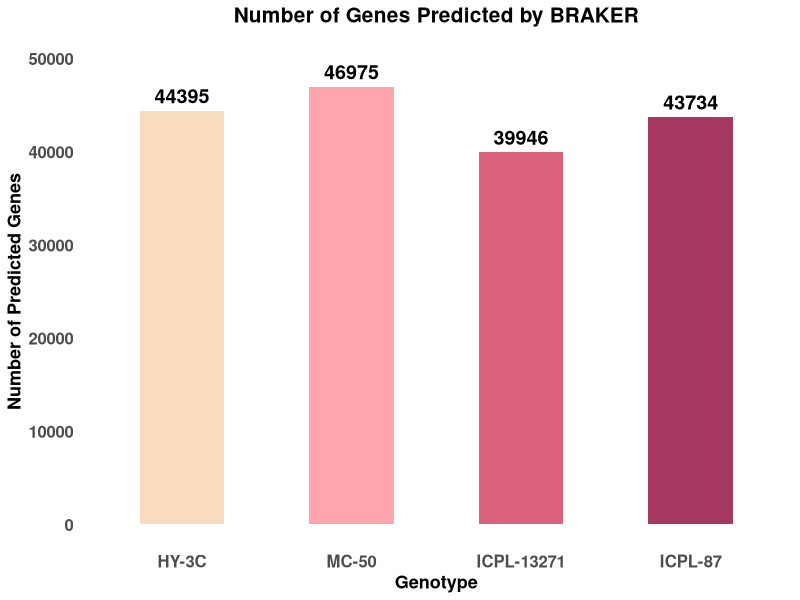

Recreate this plot in R.
# Load library
library(ggplot2)

# Create dataframe
data <- data.frame(
  Genotype = c("HY-3C", "MC-50", "ICPL-13271", "ICPL-87"),
  Genes = c(44395, 46975, 39946, 43734)
)

# Convert to factor to control order
data$Genotype <- factor(data$Genotype,
                        levels = c("HY-3C", "MC-50", "ICPL-13271", "ICPL-87"))

# Plot
ggplot(data, aes(x = Genotype, y = Genes, fill = Genotype)) +
  
  geom_bar(stat = "identity", width = 0.5) +
  
  geom_text(aes(label = Genes),
            vjust = -0.5,
            size = 5,
            fontface = "bold") +
  
  scale_fill_manual(values = c("#F9DBBD",
                               "#FFA5AB",
                               "#DA627D",
                               "#A53860")) +
  
  labs(title = "Number of Genes Predicted by BRAKER",
       x = "Genotype",
       y = "Number of Predicted Genes") +
  
  theme_minimal() +
  
  theme(
    plot.title = element_text(face = "bold", size = 15, hjust = 0.5),
    axis.title = element_text(face = "bold", size = 13),
    axis.text = element_text(face = "bold", size = 12),
    legend.position = "none",
    panel.grid = element_blank(),
    panel.background = element_rect(fill = "white", colour = "white"),
    plot.background = element_rect(fill = "white", colour = "white")
  ) +
  
  ylim(0, 50000)
